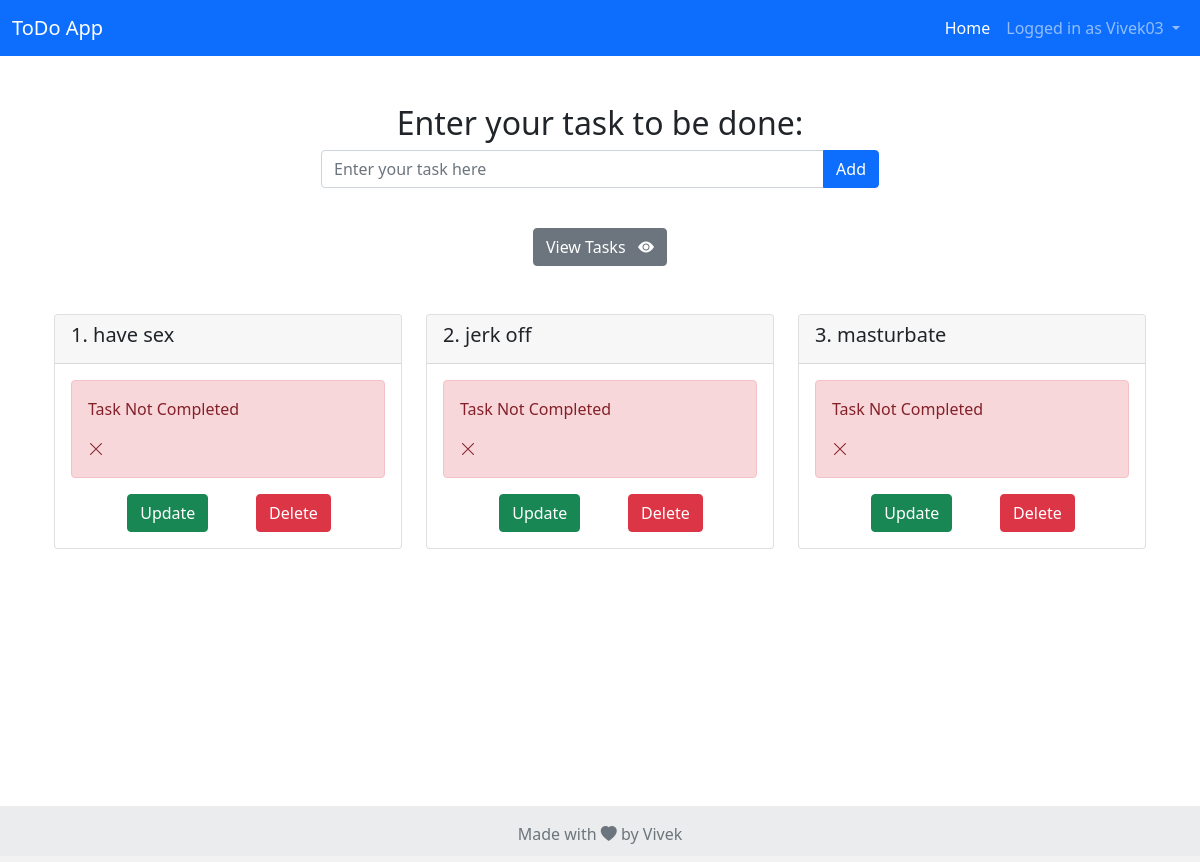
The page / (signed in) on the database as committed earlier.
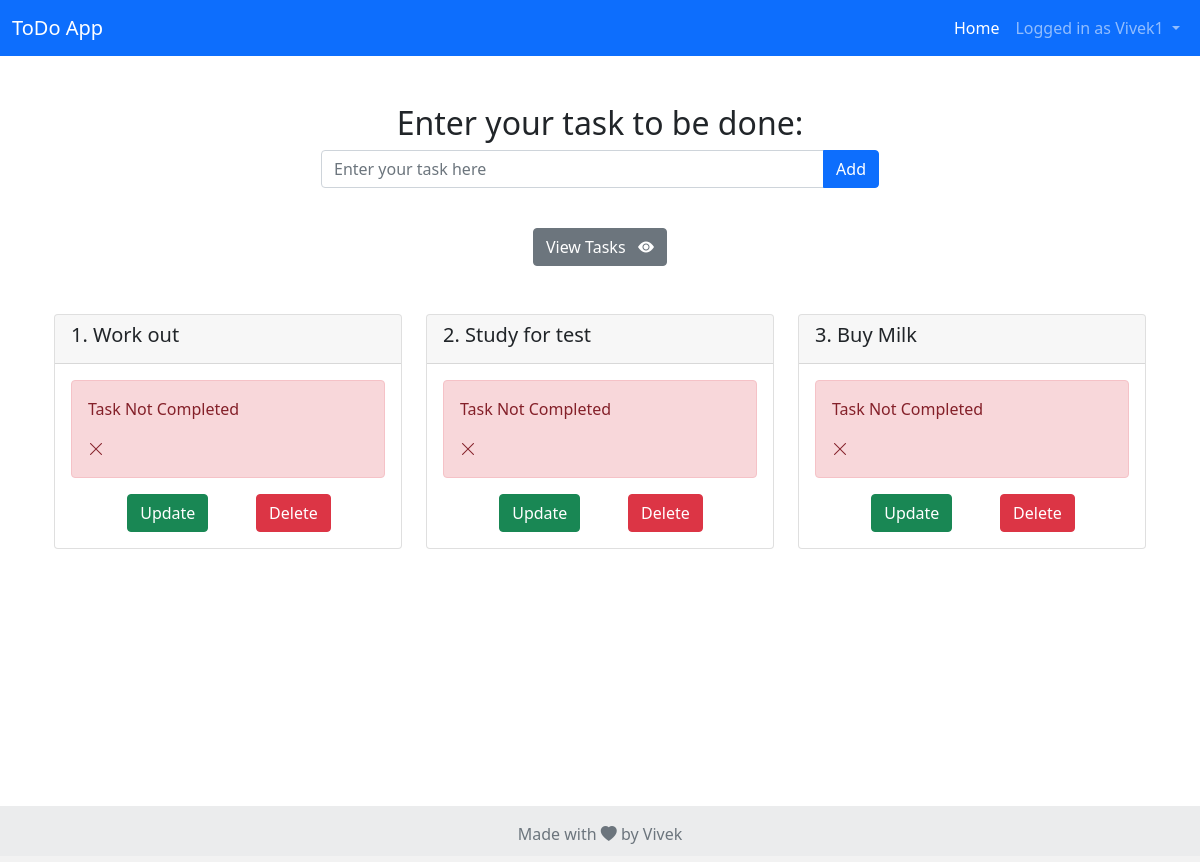
The same page on the database as committed later.
### app.py (models this page shows)
class User(db.Model):
    id = db.Column(db.Integer, primary_key=True)
    uname = db.Column(db.String(50))
    password = db.Column(db.String(50))
    tasks = db.relationship('ToDo', backref='user')

class ToDo(db.Model):
    id = db.Column(db.Integer, primary_key=True)
    title = db.Column(db.String(100))
    complete = db.Column(db.Boolean)
    user_id = db.Column(db.Integer, db.ForeignKey('user.id'))

### app.py (the view)
@app.route("/")
def index():
    if not session.get("uname"):
        return redirect("/login")
    else:
        user = User.query.filter_by(uname = session["uname"]).first()
        todo_list = ToDo.query.filter_by(user_id = user.id)
        return render_template('main.html', todo_list=todo_list)

### templates/main.html (shortened to what this page needs)
{% extends "base.html" %}
{% block main %}
        <div class="section">
            <div class="container">
                <div class="mx-auto pt-5" style="width: 50%; margin: 0 auto; text-align:center">
                    <h2>Enter your task to be done: </h2>
                    <form action="/add" method="POST">
                        <div>
                            <div class="input-group mb-3 col-xs-4">
                                <input type="text" class="form-control" name="title" placeholder="Enter your task here " aria-describedby="basic-addon1">
                                <button class="btn btn-primary" type="submit" id="button-addon2">Add</button>
                            </div>
                            <br>
                        </div>
                    </form>
                </div>
            </div>
        </div>
        <div class="container">
            <div class="mx-auto" style="margin: 0 auto; text-align:center;">
                <button class="btn btn-secondary" type="button" data-bs-toggle="collapse" data-bs-target="#collapsible" aria-expanded="true" aria-controls="collapsible">
                    View Tasks&nbsp;&nbsp;&nbsp;<i class="bi bi-eye-fill"></i>
                </button>
            </div>
            <div class="collapse show" id="collapsible">
                    <div class="container">
                        <div class="row">
                            {% for todo in todo_list %}
                                <div class="col-md-4 pt-5 pb-2">
                                    <div class="card">
                                        <div class="card-header">
                                            <h5 class="card-title">{{ loop.index }}. {{ todo.title }}</h5>
                                        </div>
                                        <div class="card-body">
                                            {% if todo.complete == False %}
                                                <div class="alert alert-danger">
                                                    <span><p class="card-text">Task Not Completed</p> <i class="bi bi-x-lg"></i></span>
                                                </div>
                                            {% else %}
                                                <div class="alert alert-success">
                                                    <span><p class="card-text">Task Completed</p> <i class="bi bi-check-lg"></i></span>
                                                </div>
                                            {% endif %}
                                            <div class="container">
                                                <div class="row justify-content-evenly">
                                                        <div class="col-md-4">
                                                            <a href="/update/{{ todo.id }}" class="btn btn-success">Update</a>
                                                        </div>
                                                        <div class="col-md-4">
                                                            <a href="/delete/{{ todo.id }}" class="btn btn-danger">Delete</a>
                                                        </div>
                                                </div>
                                            </div>
                                        </div>
                                    </div>
                                </div>
                            {% endfor %}
                        </div>
                    </div>
            </div>
        </div>
        <div class="push"></div>
{% endblock %}

### templates/base.html (shortened to what this page needs)
<!DOCTYPE html>
<html lang="en">
<head>
    <link href="https://cdn.jsdelivr.net/npm/bootstrap@5.0.2/dist/css/bootstrap.min.css" rel="stylesheet">
    <link rel="stylesheet" href="https://cdn.jsdelivr.net/npm/bootstrap-icons@1.9.1/font/bootstrap-icons.css">
    <link rel="stylesheet" href="/static/css/styles.css">
</head>
<body>
    <nav class="navbar d-print navbar-dark bg-primary">
        <div class="container-fluid">
            <a class="navbar-brand" href="#">ToDo App</a>
            <div class="navbar-expand" id="navbarNav">
                <ul class="navbar-nav">
                  <li class="nav-item">
                    <a class="nav-link active" aria-current="page" href="#">Home</a>
                  </li>
                  {% if session["uname"] %}
                  <li class="nav-item dropdown">
                    <a class="nav-link dropdown-toggle" href="#" id="navbarDropdownMenuLink" role="button" data-bs-toggle="dropdown" aria-expanded="false">
                      Logged in as {{ session["uname"] }}
                    </a>
                  </li>
                  {% endif %}
                </ul>
            </div>
        </div>
    </nav>
    <div class="wrapper">
        {% block main%}{% endblock %}
    </div>
    <footer  class="text-center text-lg-start bg-light text-muted">
        <div class="text-center p-3" style="background-color: rgba(0, 0, 0, 0.05);">
            Made with <i class="bi bi-heart-fill"></i> by Vivek
        </div>
    </footer>
</body>
</html>

Rows that differ between the two databases and show on the page:
no longer on this page (row edited): ToDo: title "have sex", complete "Task Not Completed"
no longer on this page (row edited): ToDo: title "jerk off", complete "Task Not Completed"
no longer on this page (row edited): ToDo: title "masturbate", complete "Task Not Completed"
changed User: uname "Vivek03" → "Vivek1"
added ToDo: title "Work out", complete "Task Not Completed"
added ToDo: title "Study for test", complete "Task Not Completed"
added ToDo: title "Buy Milk", complete "Task Not Completed"
